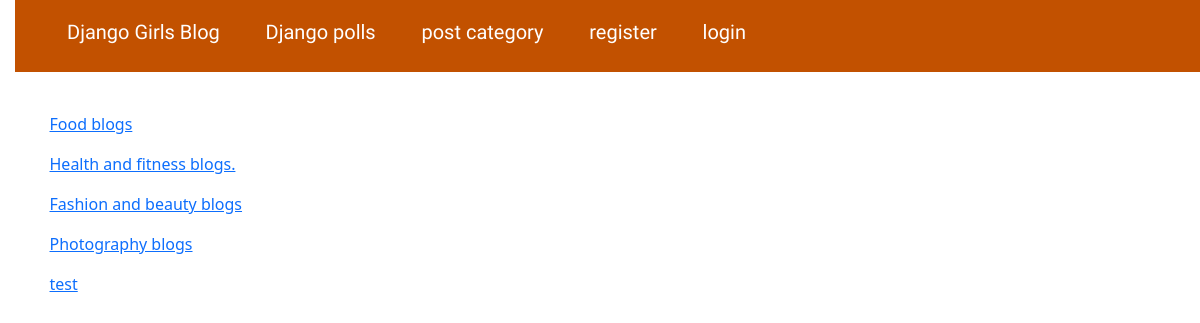
The page /post/category on the database its author committed.
### djangogirls/models.py (models this page shows, shortened)
class Category(models.Model):
    name = models.CharField(max_length=200)
    image = models.ImageField(upload_to='catimg/', blank=True)
    description = models.TextField(blank=True)
    slug = models.SlugField(max_length=200)

### djangogirls/views.py (the view)
# urls.py: path('post/category', postCategory, name='post_category'),
def postCategory(request):
    cat = Category.objects.all()
    context = {'category': cat}
    return render(request, 'djangogirls/post_cat.html', context)

### djangogirls/templates/djangogirls/post_cat.html
{% extends 'djangogirls/base.html' %}
{% block content %}
<table>
    {% for cat in category%}
    <tr>
        <a href="{% url 'cat_detail' pk=cat.id %}"><p>{{cat.name}}</p></a>
    </tr>
    {% endfor %}
</table>
{% endblock %}

### djangogirls/static/css/djangogirls.css (style rules this page uses)
body { padding-left: 15px; }

### rows shown on the page
Category: name "Food blogs"
Category: name "Health and fitness blogs."
Category: name "Fashion and beauty blogs"
Category: name "Photography blogs"
Category: name "test"
